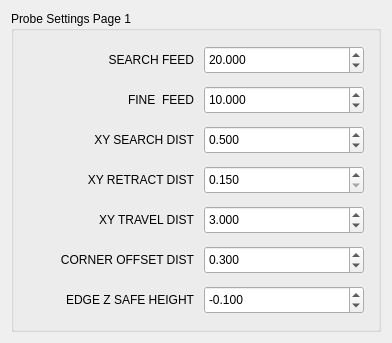
            <widget class="QWidget" name="tab_7">
             <attribute name="title">
              <string>Probe I</string>
             </attribute>
             <layout class="QVBoxLayout" name="verticalLayout_10">
              <item>
               <widget class="QGroupBox" name="groupBox_9">
                <property name="title">
                 <string>Probe Settings Page 1</string>
                </property>
                <layout class="QVBoxLayout" name="verticalLayout_11">
                 <item>
                  <layout class="QGridLayout" name="gridLayout" columnstretch="1,1" columnminimumwidth="2,1">
                   <property name="leftMargin">
                    <number>5</number>
                   </property>
                   <property name="topMargin">
                    <number>5</number>
                   </property>
                   <property name="rightMargin">
                    <number>5</number>
                   </property>
                   <property name="bottomMargin">
                    <number>5</number>
                   </property>
                   <property name="spacing">
                    <number>10</number>
                   </property>
                   <item row="0" column="0">
                    <widget class="QLabel" name="label_6">
                     <property name="minimumSize">
                      <size>
                       <width>165</width>
                       <height>30</height>
                      </size>
                     </property>
                     <property name="text">
                      <string>SEARCH FEED</string>
                     </property>
                     <property name="alignment">
                      <set>Qt::AlignRight|Qt::AlignTrailing|Qt::AlignVCenter</set>
                     </property>
                    </widget>
                   </item>
                   <item row="4" column="1">
                    <widget class="QDoubleSpinBox" name="pbe_xy_travel_dist1">
                     <property name="minimumSize">
                      <size>
                       <width>160</width>
                       <height>28</height>
                      </size>
                     </property>
                     <property name="toolTip">
                      <string>Max travel on XY distance measure routines.</string>
                     </property>
                     <property name="decimals">
                      <number>3</number>
                     </property>
                     <property name="minimum">
                      <double>0.200000000000000</double>
                     </property>
                     <property name="maximum">
                      <double>999.000000000000000</double>
                     </property>
                     <property name="singleStep">
                      <double>0.010000000000000</double>
                     </property>
                     <property name="value">
                      <double>3.000000000000000</double>
                     </property>
                     <property name="function" stdset="0">
                      <string>set_var</string>
                     </property>
                     <property name="variable" stdset="0">
                      <string>2004</string>
                     </property>
                     <property name="input" stdset="0">
                      <string>number</string>
                     </property>
                    </widget>
                   </item>
                   <item row="0" column="1">
                    <widget class="QDoubleSpinBox" name="pbe_search_feed1">
                     <property name="minimumSize">
                      <size>
                       <width>160</width>
                       <height>28</height>
                      </size>
                     </property>
                     <property name="toolTip">
                      <string>Sets the Faster search feedrate.</string>
                     </property>
                     <property name="decimals">
                      <number>3</number>
                     </property>
                     <property name="maximum">
                      <double>1000.000000000000000</double>
                     </property>
                     <property name="singleStep">
                      <double>0.100000000000000</double>
                     </property>
                     <property name="value">
                      <double>20.000000000000000</double>
                     </property>
                     <property name="function" stdset="0">
                      <string>set_var</string>
                     </property>
                     <property name="variable" stdset="0">
                      <string>2000</string>
                     </property>
                     <property name="input" stdset="0">
                      <string>number</string>
                     </property>
                    </widget>
                   </item>
                   <item row="5" column="0">
                    <widget class="QLabel" name="label_46">
                     <property name="minimumSize">
                      <size>
                       <width>166</width>
                       <height>30</height>
                      </size>
                     </property>
                     <property name="text">
                      <string>&lt;html&gt;&lt;head/&gt;&lt;body&gt;&lt;p&gt;CORNER OFFSET DIST&lt;/p&gt;&lt;/body&gt;&lt;/html&gt;</string>
                     </property>
                     <property name="alignment">
                      <set>Qt::AlignRight|Qt::AlignTrailing|Qt::AlignVCenter</set>
                     </property>
                    </widget>
                   </item>
                   <item row="4" column="0">
                    <widget class="QLabel" name="label_18">
                     <property name="minimumSize">
                      <size>
                       <width>165</width>
                       <height>30</height>
                      </size>
                     </property>
                     <property name="text">
                      <string> XY TRAVEL DIST</string>
                     </property>
                     <property name="alignment">
                      <set>Qt::AlignRight|Qt::AlignTrailing|Qt::AlignVCenter</set>
                     </property>
                    </widget>
                   </item>
                   <item row="2" column="0">
                    <widget class="QLabel" name="label_9">
                     <property name="minimumSize">
                      <size>
                       <width>165</width>
                       <height>30</height>
                      </size>
                     </property>
                     <property name="text">
                      <string> XY SEARCH DIST</string>
                     </property>
                     <property name="alignment">
                      <set>Qt::AlignRight|Qt::AlignTrailing|Qt::AlignVCenter</set>
                     </property>
                    </widget>
                   </item>
                   <item row="3" column="0">
                    <widget class="QLabel" name="label_11">
                     <property name="minimumSize">
                      <size>
                       <width>165</width>
                       <height>30</height>
                      </size>
                     </property>
                     <property name="text">
                      <string> XY RETRACT DIST</string>
                     </property>
                     <property name="alignment">
                      <set>Qt::AlignRight|Qt::AlignTrailing|Qt::AlignVCenter</set>
                     </property>
                    </widget>
                   </item>
                   <item row="2" column="1">
                    <widget class="QDoubleSpinBox" name="pbe_search_dist1">
                     <property name="minimumSize">
                      <size>
                       <width>160</width>
                       <height>28</height>
                      </size>
                     </property>
                     <property name="toolTip">
                      <string>Max XY search distance on angle start &amp; edge search routines.</string>
                     </property>
                     <property name="decimals">
                      <number>3</number>
                     </property>
                     <property name="minimum">
                      <double>-500.000000000000000</double>
                     </property>
                     <property name="maximum">
                      <double>500.000000000000000</double>
                     </property>
                     <property name="singleStep">
                      <double>0.010000000000000</double>
                     </property>
                     <property name="value">
                      <double>0.500000000000000</double>
                     </property>
                     <property name="function" stdset="0">
                      <string>set_var</string>
                     </property>
                     <property name="variable" stdset="0">
                      <string>2002</string>
                     </property>
                     <property name="input" stdset="0">
                      <string>number</string>
                     </property>
                    </widget>
                   </item>
                   <item row="3" column="1">
                    <widget class="QDoubleSpinBox" name="pbe_retract_dist1">
                     <property name="minimumSize">
                      <size>
                       <width>160</width>
                       <height>28</height>
                      </size>
                     </property>
                     <property name="toolTip">
                      <string>Retract Distance on edge probes.</string>
                     </property>
                     <property name="decimals">
                      <number>3</number>
                     </property>
                     <property name="minimum">
                      <double>0.150000000000000</double>
                     </property>
                     <property name="maximum">
                      <double>100.000000000000000</double>
                     </property>
                     <property name="singleStep">
                      <double>0.010000000000000</double>
                     </property>
                     <property name="function" stdset="0">
                      <string>set_var</string>
                     </property>
                     <property name="variable" stdset="0">
                      <string>2003</string>
                     </property>
                     <property name="input" stdset="0">
                      <string>number</string>
                     </property>
                    </widget>
                   </item>
                   <item row="1" column="0">
                    <widget class="QLabel" name="label_8">
                     <property name="minimumSize">
                      <size>
                       <width>165</width>
                       <height>30</height>
                      </size>
                     </property>
                     <property name="text">
                      <string>FINE  FEED</string>
                     </property>
                     <property name="alignment">
                      <set>Qt::AlignRight|Qt::AlignTrailing|Qt::AlignVCenter</set>
                     </property>
                    </widget>
                   </item>
                   <item row="1" column="1">
                    <widget class="QDoubleSpinBox" name="pbe_fine_feed1">
                     <property name="minimumSize">
                      <size>
                       <width>160</width>
                       <height>28</height>
                      </size>
                     </property>
                     <property name="toolTip">
                      <string>Set the Fine feedrate.</string>
                     </property>
                     <property name="decimals">
                      <number>3</number>
                     </property>
                     <property name="maximum">
                      <double>2000.000000000000000</double>
                     </property>
                     <property name="singleStep">
                      <double>0.100000000000000</double>
                     </property>
                     <property name="value">
                      <double>10.000000000000000</double>
                     </property>
                     <property name="function" stdset="0">
                      <string>set_var</string>
                     </property>
                     <property name="variable" stdset="0">
                      <string>2001</string>
                     </property>
                     <property name="input" stdset="0">
                      <string>number</string>
                     </property>
                    </widget>
                   </item>
                   <item row="5" column="1">
                    <widget class="QDoubleSpinBox" name="pbe_corner_offset">
                     <property name="minimumSize">
                      <size>
                       <width>160</width>
                       <height>28</height>
                      </size>
                     </property>
                     <property name="toolTip">
                      <string>&lt;html&gt;&lt;head/&gt;&lt;body&gt;&lt;p&gt;Distance to move on corner probing to begin X &amp;amp; Y probe moves.&lt;/p&gt;&lt;/body&gt;&lt;/html&gt;</string>
                     </property>
                     <property name="toolTipDuration">
                      <number>-1</number>
                     </property>
                     <property name="decimals">
                      <number>3</number>
                     </property>
                     <property name="minimum">
                      <double>0.100000000000000</double>
                     </property>
                     <property name="maximum">
                      <double>999.000000000000000</double>
                     </property>
                     <property name="singleStep">
                      <double>0.010000000000000</double>
                     </property>
                     <property name="value">
                      <double>0.300000000000000</double>
                     </property>
                     <property name="function" stdset="0">
                      <string>set_var</string>
                     </property>
                     <property name="variable" stdset="0">
                      <string>2005</string>
                     </property>
                     <property name="input" stdset="0">
                      <string>number</string>
                     </property>
                    </widget>
                   </item>
                   <item row="6" column="0">
                    <widget class="QLabel" name="label_47">
                     <property name="minimumSize">
                      <size>
                       <width>165</width>
                       <height>30</height>
                      </size>
                     </property>
                     <property name="text">
                      <string>&lt;html&gt;&lt;head/&gt;&lt;body&gt;&lt;p&gt;EDGE Z SAFE HEIGHT&lt;/p&gt;&lt;/body&gt;&lt;/html&gt;</string>
                     </property>
                     <property name="alignment">
                      <set>Qt::AlignRight|Qt::AlignTrailing|Qt::AlignVCenter</set>
                     </property>
                    </widget>
                   </item>
                   <item row="6" column="1">
                    <widget class="QDoubleSpinBox" name="pbe_z_safe">
                     <property name="minimumSize">
                      <size>
                       <width>160</width>
                       <height>28</height>
                      </size>
                     </property>
                     <property name="toolTip">
                      <string>&lt;html&gt;&lt;head/&gt;&lt;body&gt;&lt;p&gt;Safe retract distance for probe over workpiece in world coordinates (G53).&lt;/p&gt;&lt;/body&gt;&lt;/html&gt;</string>
                     </property>
                     <property name="toolTipDuration">
                      <number>-1</number>
                     </property>
                     <property name="decimals">
                      <number>3</number>
                     </property>
                     <property name="minimum">
                      <double>-999.000000000000000</double>
                     </property>
                     <property name="maximum">
                      <double>0.000000000000000</double>
                     </property>
                     <property name="singleStep">
                      <double>0.010000000000000</double>
                     </property>
                     <property name="value">
                      <double>-0.100000000000000</double>
                     </property>
                     <property name="function" stdset="0">
                      <string>set_var</string>
                     </property>
                     <property name="variable" stdset="0">
                      <string>2036</string>
                     </property>
                     <property name="input" stdset="0">
                      <string>number</string>
                     </property>
                    </widget>
                   </item>
                  </layout>
                 </item>
                </layout>
               </widget>
              </item>
             </layout>
            </widget>
